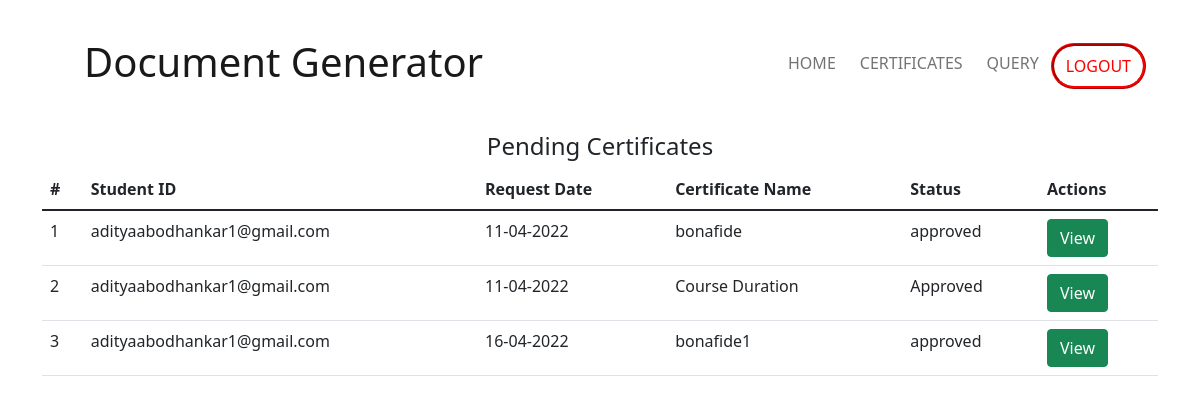
/admin_view_certificates, run on an earlier commit of the app's database.
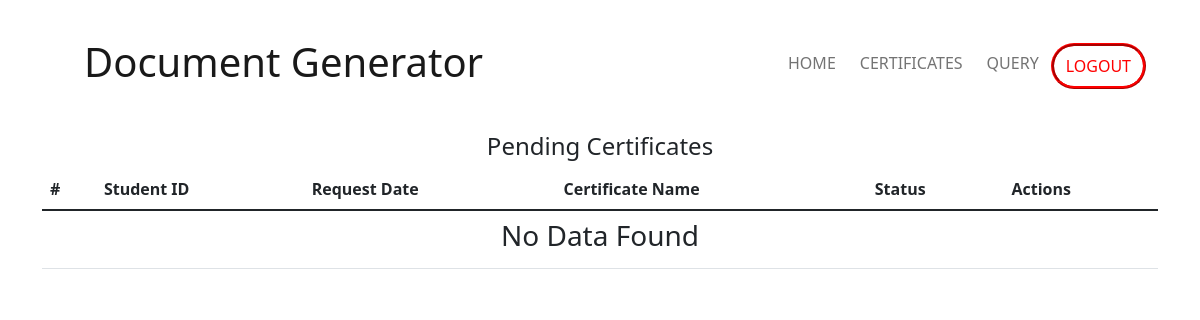
And on a later commit of the database.
### main/models.py (models this page shows)
class CertificateRequestModel(models.Model):
    id = models.AutoField(primary_key=True)
    student_id = models.CharField(max_length=100)
    name = models.CharField(max_length=100)
    request_date = models.CharField(max_length=20)
    last_update_date = models.CharField(max_length=20, default="-")
    comment = models.CharField(max_length=400, default="", null=True)
    approved = models.BooleanField(default=False)
    status = models.CharField(default="Pending", max_length=30)
    url = models.CharField(max_length=200, default="#")

### main/views.py (the view)
# urls.py: path('admin_view_certificates', views.admin_certificates_page),
def admin_certificates_page(request):
    certificate_list = CertificateRequestModel.objects.order_by('request_date').order_by('approved').all()
    if len(certificate_list) == 0:
        no_certificates = True
    else:
        no_certificates = False
    return render(request, 'admin_view_certificates.html', {'certificates': certificate_list,
                                                            'no_certificates': no_certificates})

### templates/admin_view_certificates.html (shortened to what this page needs)
<!DOCTYPE html>
<html lang="en">
<head>
    <link href="https://cdn.jsdelivr.net/npm/bootstrap@5.1.3/dist/css/bootstrap.min.css" rel="stylesheet"
>
</head>
<body>
    <div class="container">
        <nav class="navbar navbar-expand-lg navbar-light">
            <div class="container-fluid">
                <a class="navbar-brand" href="./#" style="padding: 30px;">
                    <h3 class="display-6">Document Generator</h3>
                </a>
                <div class="collapse navbar-collapse" id="navbarNav">
                    <ul class="navbar-nav ms-auto ">
                        <li class="nav-item">
                            <a class="nav-link" href="./">HOME</a>
                        </li>
                        <li class="nav-item">
                            <a class="nav-link" href="#">CERTIFICATES</a>
                        </li>
                        <li class="nav-item">
                            <a class="nav-link" href="#">QUERY</a>
                        </li>
                        <li class="nav-item">
                            <a class="nav-link" href="./logout" id="nav-login-btn">
                                LOGOUT
                            </a>
                        </li>
                    </ul>
                </div>
            </div>
        </nav>
    </div>
    <section id="requests">
        <div class="container" id="requests">
            <center>
                <h4>
                    Pending Certificates
                </h4>
            </center>
            <table class="table table-stripped table-hover">
                <thead>
                    <th>
                        #
                    </th>
                    <th>
                        Student ID
                    </th>
                    <th>
                        Request Date
                    </th>
                    <th>
                        Certificate Name
                    </th>
                    <th>
                        Status
                    </th>
                    <th>
                        Actions
                    </th>
                </thead>
                <tbody>
                    {% if no_certificates %}
                    <tr>
                        <td colspan="6">
                            <center>
                                <h3>
                                    No Data Found
                                </h3>
                            </center>
                        </td>
                    </tr>
                    {% endif %}
                    {% for certificate in certificates %}
                    <tr>
                        <td>
                            {{ certificate.id }}
                        </td>
                        <td>
                            {{ certificate.student_id}}
                        </td>
                        <td>
                            {{ certificate.request_date }}
                        </td>
                        <td>
                            {{ certificate.name }}
                        </td>
                        <td>
                            {{ certificate.status }}
                        </td>
                        <td>
                            <a href="./admin_certificate_req?c_id={{ certificate.id }}" class="btn btn-success">
                                View
                            </a>
                        </td>
                    </tr>
                    {% endfor %}
                </tbody>
            </table>
        </div>
    </section>
</body>
</html>

### templates/admin_view_certificates.html (style rules this page uses)
.nav-link { padding-left: 12px !important; padding-right: 12px !important; --border-color: purple; --border-width: 3px; --bottom-distance: 0px; display: inline-block; background-image: linear-gradient(var(--border-color), var(--border-color)); background-size: 0 var(--border-width); background-repeat: no-repeat; transition: background-size 0.3s; margin: 5px 0; background-position: 50% calc(100% - var(--bottom-distance)); }
#nav-login-btn { border-radius: 100px; border: ridge red; color: red; background: white; padding-left: 20px; padding-right: 20px; }

What changed in the data, as far as the page shows it:
removed CertificateRequestModel: id "1", student_id "adityaabodhankar1@gmail.com", request_date "11-04-2022", name "bonafide", status "approved"
removed CertificateRequestModel: id "2", student_id "adityaabodhankar1@gmail.com", request_date "11-04-2022", name "Course Duration", status "Approved"
removed CertificateRequestModel: id "3", student_id "adityaabodhankar1@gmail.com", request_date "16-04-2022", name "bonafide1", status "approved"
Also different on the page:
text now shown: "No Data Found"
